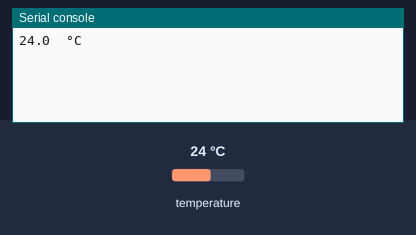
Bench run of a program on a simulated Raspberry Pi Pico running MicroPython. Shown: the last lines printed to the serial console. The inputs (shaded band) are chosen by the test bench; at power-on: temperature 24 °C.

Above: at 1.2 s.
1.3 s: temperature set to 12 °C
At 3.9 s:
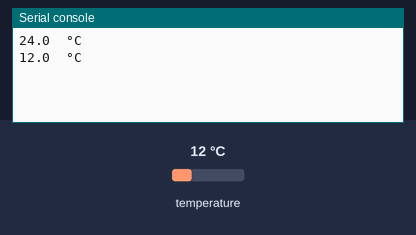
4.9 s: temperature set to 19 °C
At 7.0 s:
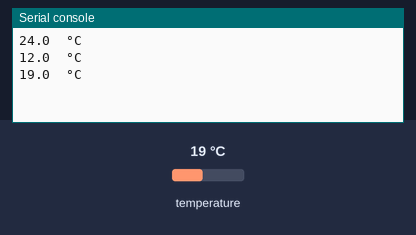
Timing chart, 0 to 8.5 s (numbered marks = the images above; inputs shaded):
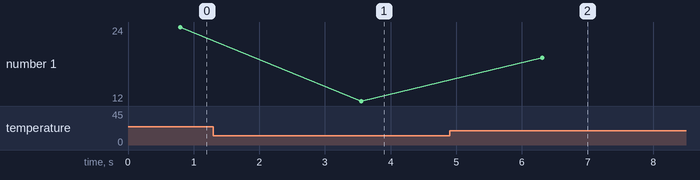

The program:

33.py
```python
# Raspberry Pi Pico - MicroPython 1x DS18X20 Sensor demo
# scruss - 2021-02
# -*- coding: utf-8 -*-

from machine import Pin
from onewire import OneWire
from ds18x20 import DS18X20
from time import sleep_ms

ds = DS18X20(OneWire(Pin(15)))
sensor_id = ds.scan()[0]  # the one and only sensor

while True:
    ds.convert_temp()
    sleep_ms(750)         # wait for results
    print(ds.read_temp(sensor_id), " °C")
    sleep_ms(2000)
```

Measured:
- after the input at 1.3 s, the serial console: prints a new line after 2.3 s (image 1)
- after the input at 4.9 s, the serial console: prints a new line after 1.4 s (image 2)
- plotted number 1: 24 → 12 after the input at 1.3 s, 12 → 19 after the input at 4.9 s
